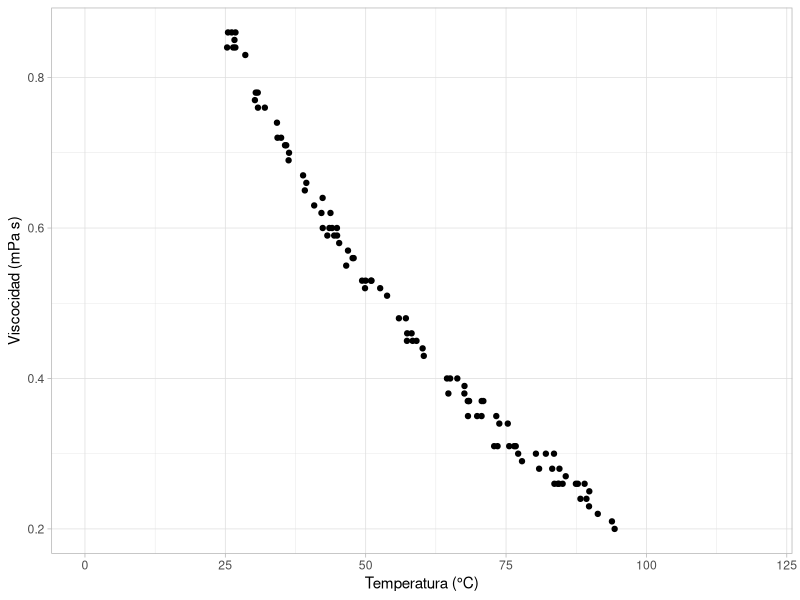
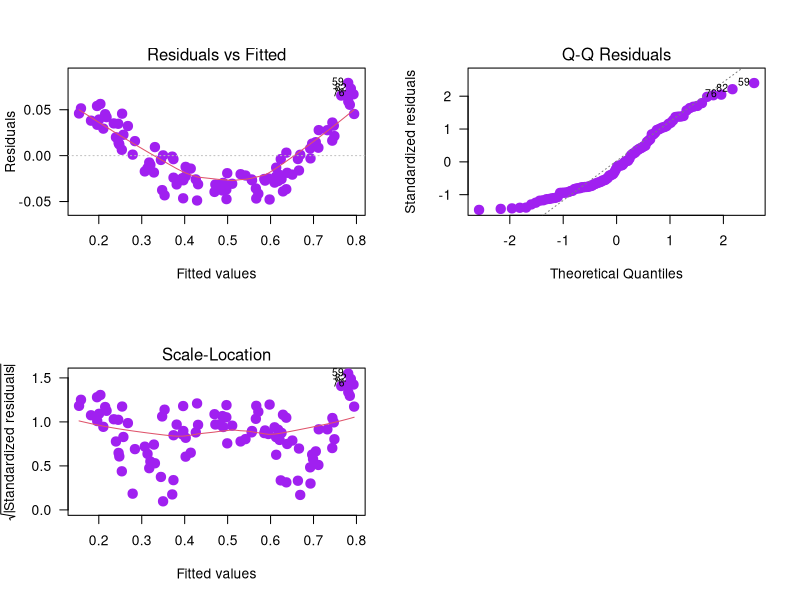
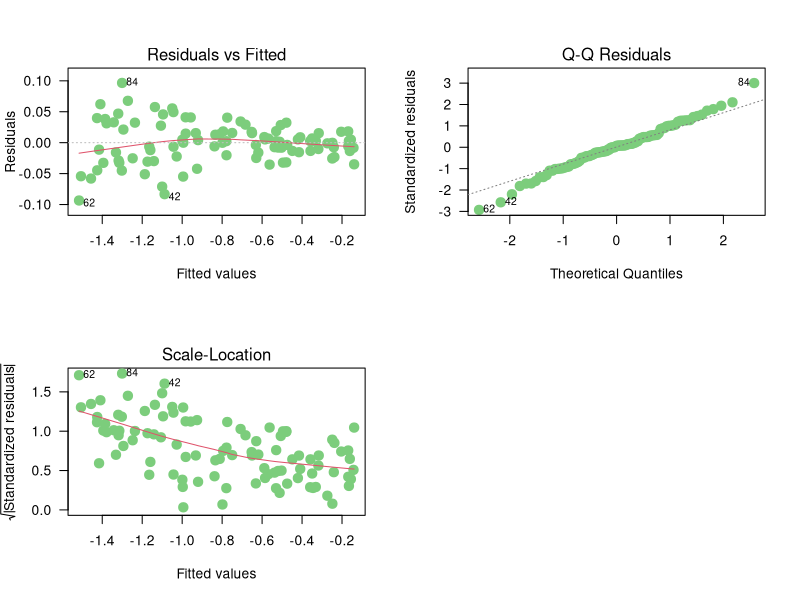
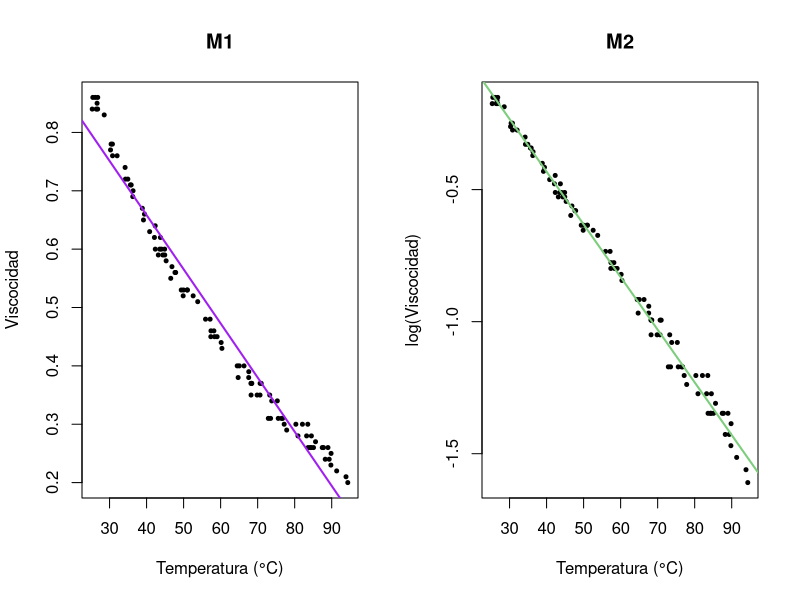
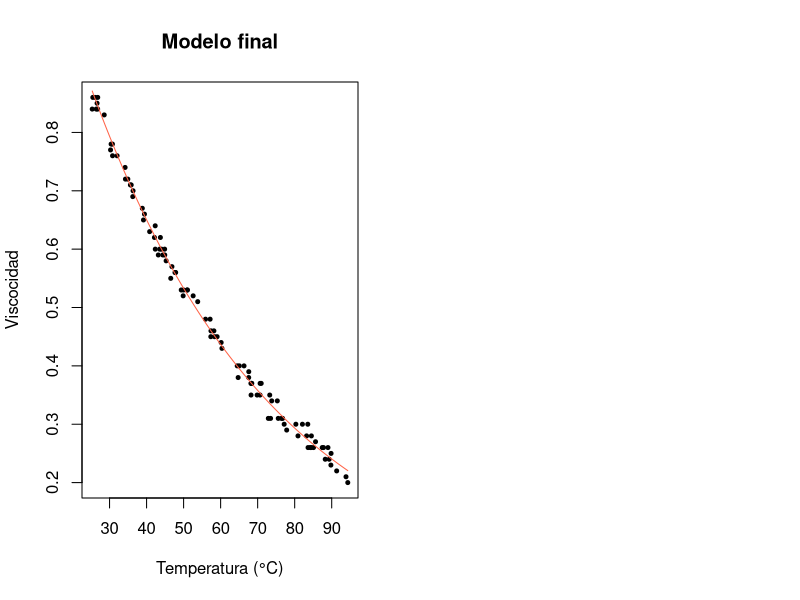

Write R code to recreate these figures, in order.
## ---- chunk 1
n <- 100
set.seed(124356)
temp <- runif(n=n, min=24.9, max=95.2)
set.seed(12345)
error <- rnorm(n=n, sd=0.01)
visc <- 1.44 * exp(-0.02 * temp) + error
datos <- data.frame(temp=temp, visc=visc)
datos <- round(datos, digits=2)
head(datos)
## ---- chunk 2
library(ggplot2)
ggplot(datos, aes(x=temp, y=visc)) + 
  geom_point() + theme_light() +
  xlim(0, 120) + 
  labs(y="Viscocidad (mPa s)", x="Temperatura (°C)")
## ---- chunk 3
m1 <- lm(visc ~ temp, data=datos)
## ---- chunk 4
summary(m1)
## ---- chunk 5
par(mfrow=c(2, 2))
plot(m1, las=1, col='purple', which=1:3, cex=1.5, pch=19)
## ---- chunk 6
res_m1 <- residuals(m1)
shapiro.test(res_m1)
## ---- chunk 7
m2 <- lm(log(visc) ~ temp, data=datos)
## ---- chunk 8
summary(m2)
## ---- chunk 9
par(mfrow=c(2, 2))
plot(m2, las=1, col='palegreen3', which=1:3, cex=1.5, pch=19)
## ---- chunk 10
res_m2 <- residuals(m2)
shapiro.test(res_m2)
## ---- chunk 11
par(mfrow=c(1, 2))

plot(x=datos$temp, y=datos$visc, pch=20, cex=0.8,
     xlab="Temperatura (°C)", ylab="Viscocidad", main="M1")
abline(m1, col="purple", lwd=2)

plot(x=datos$temp, y=log(datos$visc), pch=20, cex=0.8,
     xlab="Temperatura (°C)", ylab="log(Viscocidad)", main="M2")
abline(m2, col="palegreen3", lwd=2)
## ---- chunk 12
visco_hat <- function(x) 1.4415 * exp(-0.0199*x)

plot(x=datos$temp, y=datos$visc, pch=20, cex=0.8,
     xlab="Temperatura (°C)", ylab="Viscocidad", 
     main="Modelo final")

curve(expr=visco_hat(x), add=TRUE, col="tomato")
